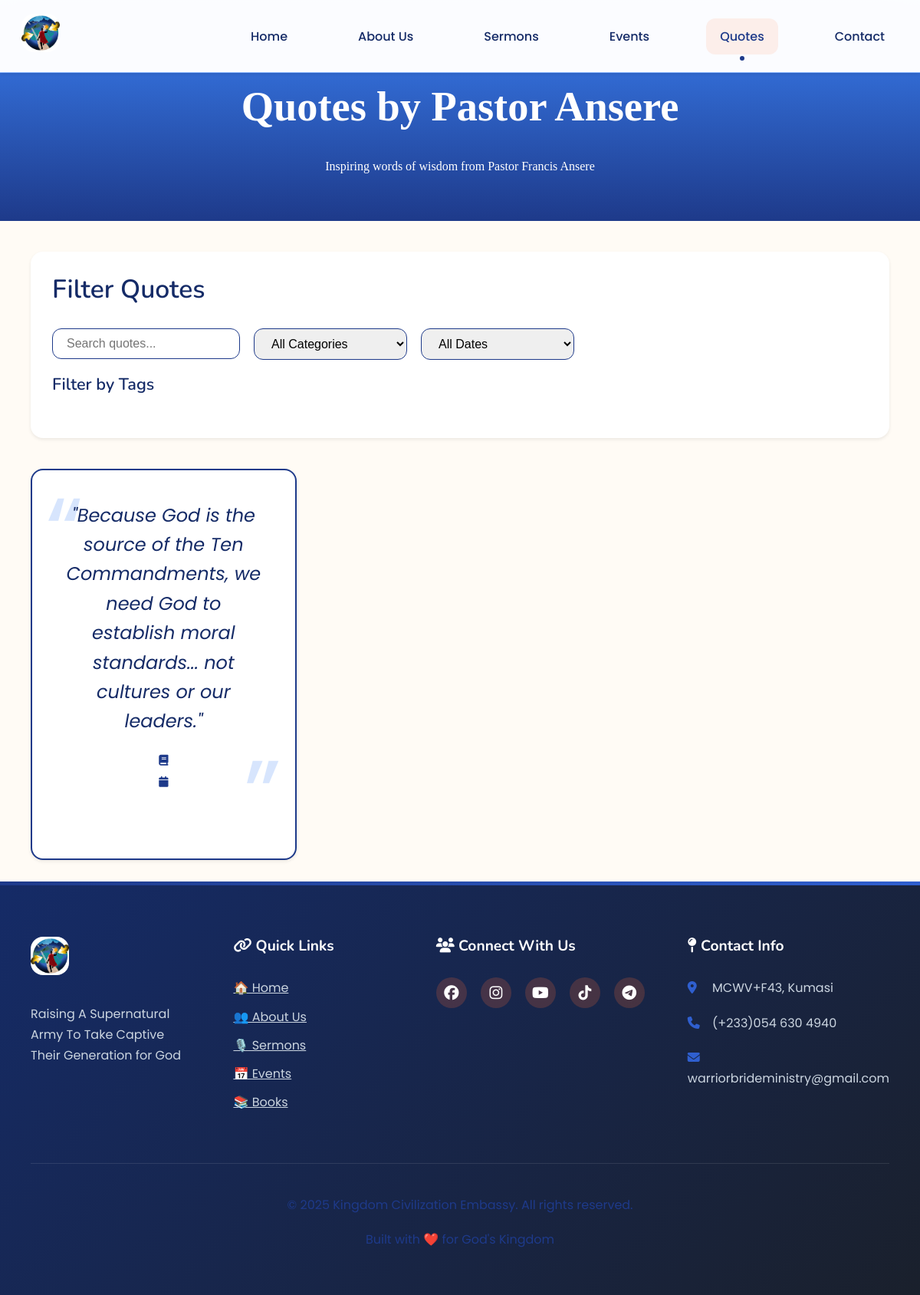
The page /quotes/ on the database as committed earlier.
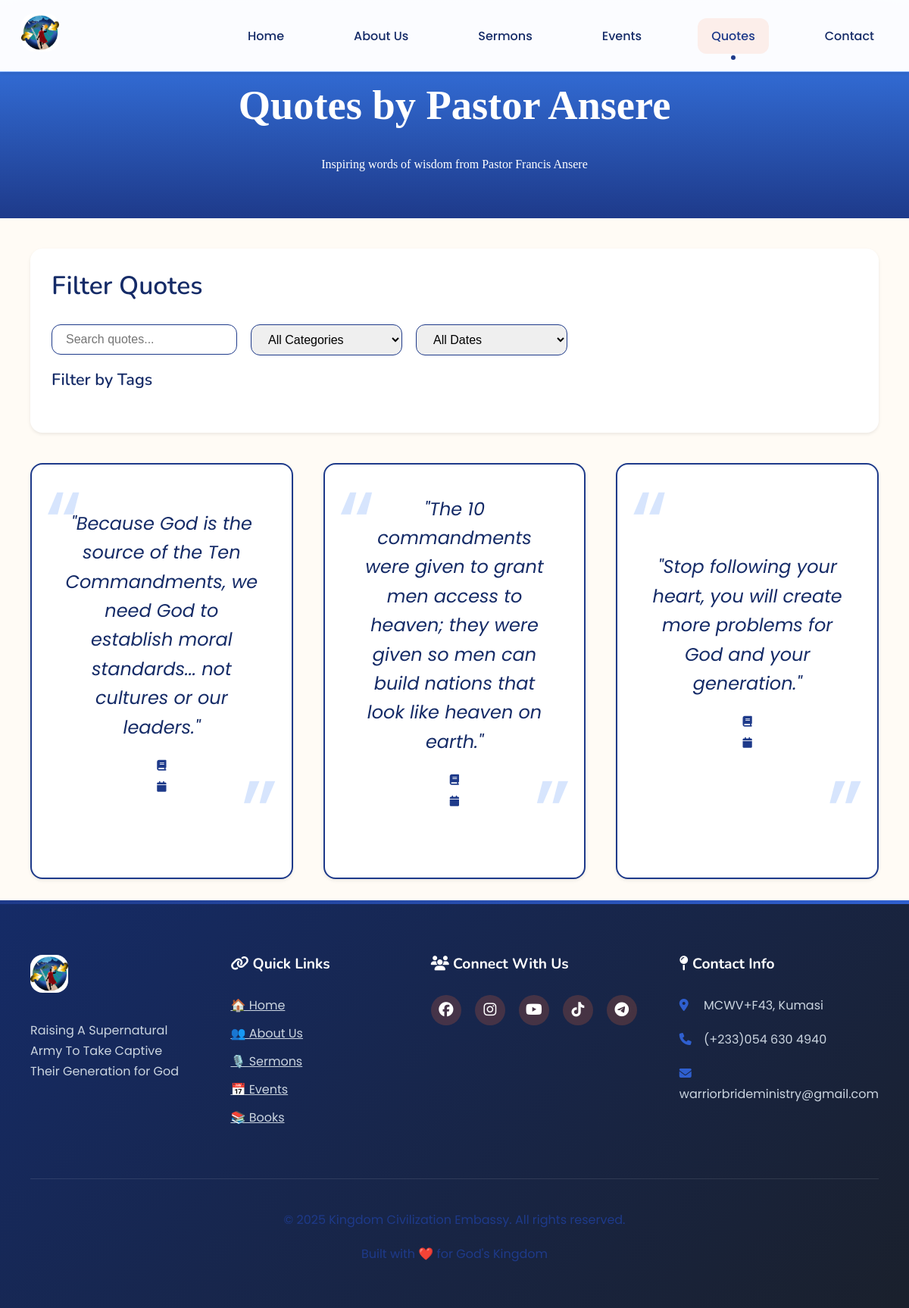
The same page on the database as committed later.
### core/models.py (models this page shows, shortened)
class Quote(models.Model):
   text = models.TextField()
   author = models.CharField(max_length=100, blank=True)
   reference = models.CharField(max_length=100, blank=True, null=True)
   sermon_source = models.ForeignKey(Sermon, on_delete=models.SET_NULL, blank=True, null=True, related_name='quotes')

### core/views.py (the view)
# urls.py: path('quotes/', views.quotes, name='quotes'),
def quotes(request):
   all_quotes = Quote.objects.order_by('author', 'id')
   return render(request, 'core/quotes.html', {'quotes': all_quotes})

### templates/core/quotes.html (shortened to what this page needs)
{% extends 'base.html' %}
{% load static %}
{% block head_extra %}
    <link rel="stylesheet" href="{% static 'css/quotes.css' %}">
{% endblock %}
{% block content %}
    <header class="quotes-header">
        <div class="container">
            <h1 class="text-center">Quotes by Pastor Ansere</h1>
            <p class="text-center">Inspiring words of wisdom from Pastor Francis Ansere</p>
        </div>
    </header>
    <main class="container">
        <div class="quotes-filters">
            <h3>Filter Quotes</h3>
            <div class="filter-group">
                <input type="text" id="searchInput" class="filter-input" placeholder="Search quotes...">
                <select id="categoryFilter" class="filter-input">
                    <option value="">All Categories</option>
                </select>
                <select id="dateFilter" class="filter-input">
                    <option value="">All Dates</option>
                </select>
            </div>
            <div class="tags-filter">
                <h4>Filter by Tags</h4>
            </div>
        </div>
        <div id="quotesContainer" class="quotes-grid grid grid-3">
            {% if quotes %}
                {% for quote in quotes %}
                    <div class="quote-card"
                         data-category="{{ quote.category|lower }}"
                         data-date="{{ quote.date|date:'Y-m-d' }}"
                         data-tags="{% for tag in quote.tags.all %}{{ tag.name|lower }}{% if not forloop.last %},{% endif %}{% endfor %}"
                         data-text="{{ quote.text|lower }}"
                         data-context="{{ quote.context|lower }}">
                        <div class="quote-text">
                            "{{ quote.text|safe }}"
                        </div>
                        <div class="quote-meta">
                            <p><i class="fas fa-book"></i> {{ quote.source }}</p>
                            <p><i class="fas fa-calendar"></i> {{ quote.date|date:"F j, Y" }}</p>
                        </div>
                    </div>
                {% endfor %}
            {% else %}
                <div class="no-quotes">
                    <i class="fas fa-search"></i>
                    <p>No quotes found matching your search.</p>
                </div>
            {% endif %}
        </div>
    </main>
{% endblock %}

Rows that differ between the two databases and show on the page:
added Quote: text "The 10 commandments were given to grant men access to heaven; they were given so men can build nations that look like heaven on earth."
added Quote: text "Stop following your heart, you will create more problems for God and your generation."
